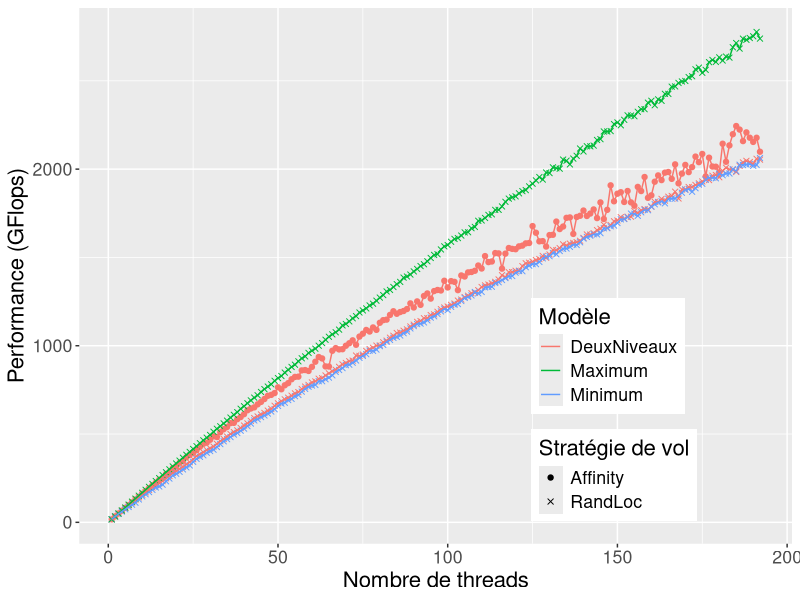
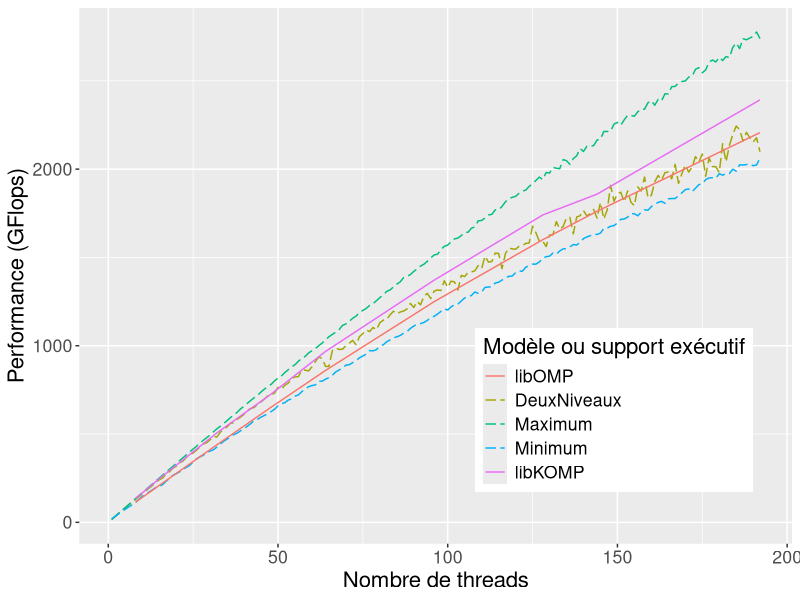
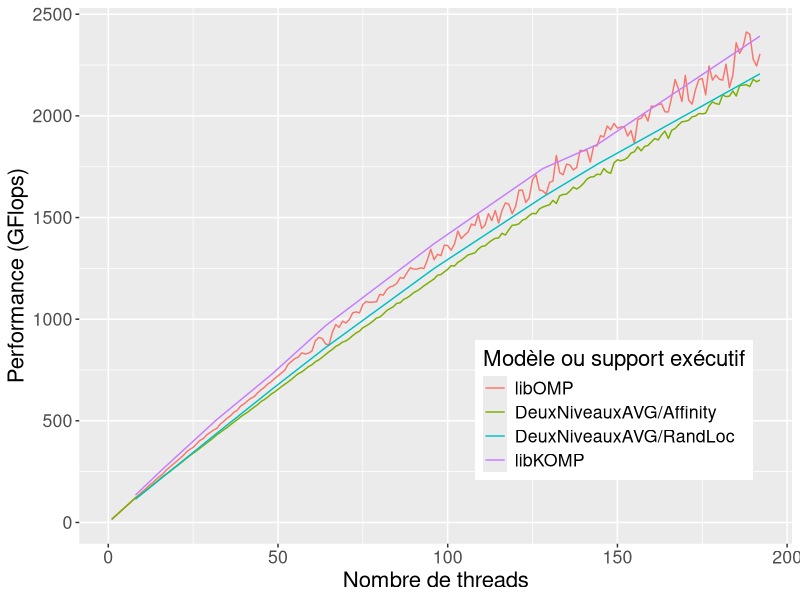
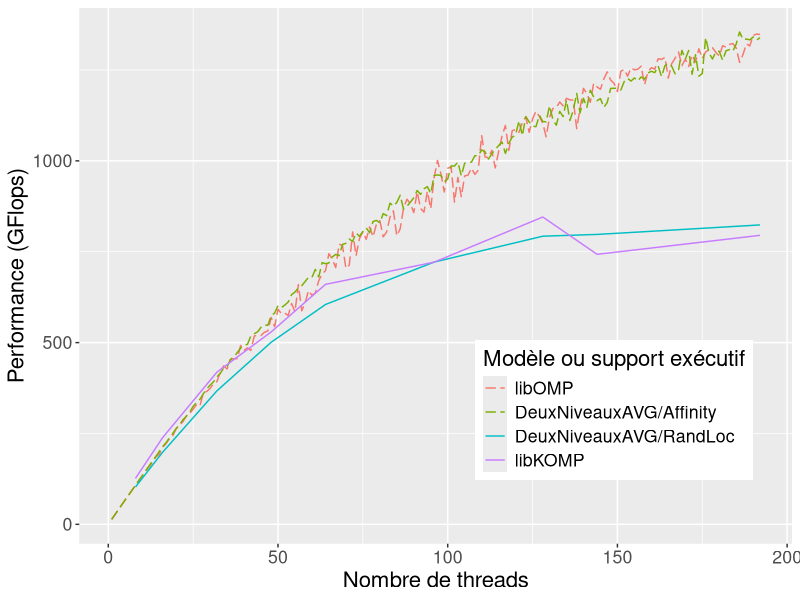
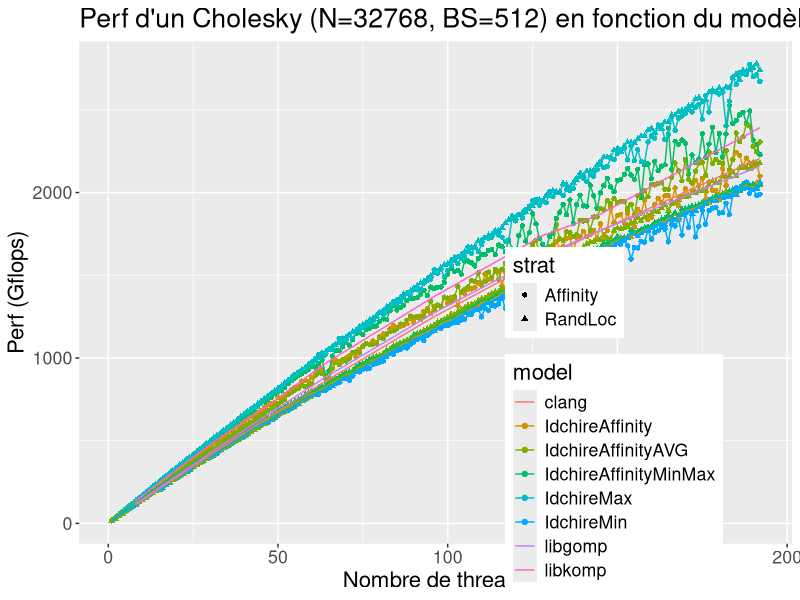
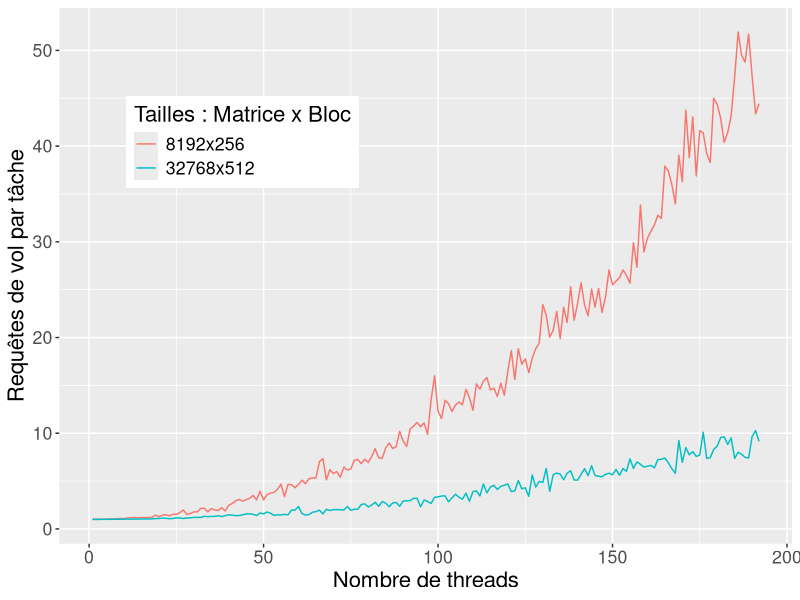

R code for these plots, in order:
library(ggplot2)

df = read.table("./all_data_simulateur.dat", header=TRUE)
df_8k = subset(df, size==8192)
df = subset(df, size==32768)
df_runtime = read.table("../kastors/all_data.dat", header=TRUE)
df_runtime_8k = subset(df_runtime, size == 8192 & blocksize == 256 & program == "dpotrf_taskdep")
df_runtime = subset(df_runtime, size == 32768 & blocksize == 512 & program == "dpotrf_taskdep")

df_steals = read.table("./all_data_steal_count.dat", header=TRUE)

pdf("simu_min_max_affinity_idchire.pdf", width = 10, height=6)

df_simu_min = subset(df, (model == "IdchireMin" & strat == "RandLoc")
                     | (model == "IdchireMax" & strat == "RandLoc")
                     | model == "IdchireAffinity")

myplot = ggplot(df_simu_min, aes(x=threads, y = gflops))
myplot = myplot + geom_point(aes(colour=model, shape=strat, group=interaction(model,strat)))
myplot = myplot + geom_line(aes(colour=model, group=interaction(model, strat)))
myplot = myplot + guides(colour = guide_legend(override.aes = list(shape = NA)))
#myplot = myplot + expand_limits(y=0)
myplot = myplot + theme(legend.position=c(0.75, 0.25), text = element_text(size=16))
myplot = myplot + scale_colour_discrete(name="Modèle", labels=c("DeuxNiveaux", "Maximum", "Minimum"))
myplot = myplot + scale_shape_manual(name="Stratégie de vol", values=c(19, 4))
#myplot = myplot + ggtitle("P d'un Cholesky (N=32768, BS=512) en fonction du modèle et strat.")
myplot = myplot + ylab("Performance (GFlops)")
myplot = myplot + xlab("Nombre de threads")

print(myplot)
dev.off()

pdf("simu_affinity_runtime_idchire.pdf", width = 10, height=6)

df_affinity = subset(df, (model == "IdchireAffinity" & strat == "Affinity")
                     | (model == "IdchireMin" & strat == "RandLoc")
                     | (model == "IdchireMax" & strat == "RandLoc"))

myplot = ggplot(df_affinity, aes(x=threads, y = gflops))
#myplot = myplot + geom_point(aes(colour=model, shape=strat, group=interaction(model,strat)))
myplot = myplot + geom_line(aes(colour=model, group=interaction(model, strat)), linetype = "longdash")
myplot = myplot + geom_line(data=subset(df_runtime, runtime=="clang" | runtime=="libkomp"), aes(colour=runtime))
myplot = myplot + guides(colour = guide_legend(override.aes = list(shape = NA)))
#myplot = myplot + expand_limits(y=0)
myplot = myplot + theme(legend.position=c(0.75, 0.25), text = element_text(size=16))
myplot = myplot + scale_colour_discrete(name="Modèle ou support exécutif", labels=c("libOMP", "DeuxNiveaux", "Maximum", "Minimum", "libKOMP"))
#myplot = myplot + scale_shape_manual(name="Stratégie de vol", values=c(19, 4))
#myplot = myplot + ggtitle("P d'un Cholesky (N=32768, BS=512) en fonction du modèle et strat.")
myplot = myplot + ylab("Performance (GFlops)")
myplot = myplot + xlab("Nombre de threads")

print(myplot)
dev.off()

pdf("simu_affinity_avg_runtime_idchire.pdf", width = 10, height=6)

df_affinity_avg = subset(df, (model == "IdchireAffinityAVG"))

myplot = ggplot(df_affinity_avg, aes(x=threads, y = gflops))
#myplot = myplot + geom_point(aes(colour=model, shape=strat, group=interaction(model,strat)))
myplot = myplot + geom_line(aes(colour=interaction(model, strat), group=interaction(model, strat)))
myplot = myplot + geom_line(data=subset(df_runtime, runtime=="clang" | runtime=="libkomp"), aes(colour=runtime))
#myplot = myplot + geom_ribbon(data=subset(df_runtime, runtime=="clang" | runtime=="libkomp"), aes(colour=runtime, ymin=gflops-(2*std/iterations), ymax=gflops+(2*std/iterations)))
myplot = myplot + guides(colour = guide_legend(override.aes = list(shape = NA)), fill=guide_legend(override.aes=list(linetype=0, shape='')))
#myplot = myplot + expand_limits(y=0)
myplot = myplot + theme(legend.position=c(0.75, 0.25), text = element_text(size=16))
myplot = myplot + scale_colour_discrete(name="Modèle ou support exécutif", labels=c("libOMP", "DeuxNiveauxAVG/Affinity", "DeuxNiveauxAVG/RandLoc", "libKOMP"))
#myplot = myplot + scale_fill_manual(name="")
#myplot = myplot + scale_shape_manual(name="Stratégie de vol", values=c(19, 4))
#myplot = myplot + ggtitle("P d'un Cholesky (N=32768, BS=512) en fonction du modèle et strat.")
myplot = myplot + ylab("Performance (GFlops)")
myplot = myplot + xlab("Nombre de threads")

print(myplot)
dev.off()

pdf("simu_affinity_8k_runtime_idchire.pdf", width = 10, height=6)

#df_affinity_avg = subset(df_8k, (model == "IdchireAffinityAVG" | model == "IdchireMin" | model == "IdchireMax" | model == "IdchireTmp"))
df_affinity_avg = subset(df_8k, (model == "IdchireAffinityAVG" | model == "IdchireMin" | model == "IdchireMax"))

myplot = ggplot(df_affinity_avg, aes(x=threads, y = gflops))
#myplot = myplot + geom_point(aes(colour=model, shape=strat, group=interaction(model,strat)))
myplot = myplot + geom_line(aes(colour=interaction(model, strat), group=interaction(model, strat)), linetype="longdash")
myplot = myplot + geom_line(data=subset(df_runtime_8k, runtime=="clang" | runtime=="libkomp"), aes(colour=runtime))
myplot = myplot + guides(colour = guide_legend(override.aes = list(shape = NA)))
#myplot = myplot + expand_limits(y=0)
myplot = myplot + theme(legend.position=c(0.75, 0.25), text = element_text(size=16))
myplot = myplot + scale_colour_discrete(name="Modèle ou support exécutif", labels=c("libOMP", "DeuxNiveauxAVG/Affinity", "DeuxNiveauxAVG/RandLoc", "libKOMP"))
#myplot = myplot + scale_shape_manual(name="Stratégie de vol", values=c(19, 4))
#myplot = myplot + ggtitle("P d'un Cholesky (N=32768, BS=512) en fonction du modèle et strat.")
myplot = myplot + ylab("Performance (GFlops)")
myplot = myplot + xlab("Nombre de threads")

print(myplot)
dev.off()

pdf("simu_all_models_idchire.pdf", width = 10, height=6)

myplot = ggplot(df, aes(x=threads, y = gflops))
myplot = myplot + geom_point(aes(colour=model, shape=strat, group=interaction(model,strat)))
myplot = myplot + geom_line(aes(colour=model, group=interaction(model, strat)))
myplot = myplot + geom_line(data=df_runtime, aes(colour=runtime))
#myplot = myplot + expand_limits(y=0)
myplot = myplot + theme(legend.position=c(0.75, 0.25), text = element_text(size=16))
myplot = myplot + ggtitle("Perf d'un Cholesky (N=32768, BS=512) en fonction du modèle et strat.")
myplot = myplot + ylab("Perf (Gflops)")
myplot = myplot + xlab("Nombre de threads")

print(myplot)
dev.off()

pdf("simu_steal_visits_idchire.pdf", width = 10, height=6)

df_steals=subset(df_steals, strat=="Affinity")

myplot = ggplot(df_steals, aes(x=threads, y = steals_per_task))
#myplot = myplot + geom_point(aes(colour=factor(size)))
myplot = myplot + geom_line(aes(colour=factor(size)))
#myplot = myplot + geom_line(aes(colour=factor(size), y=visits_per_task/180))
#myplot = myplot + geom_line(data=df_runtime, aes(colour=runtime))
#myplot = myplot + expand_limits(y=0)
myplot = myplot + theme(legend.position=c(0.25, 0.75), text = element_text(size=16))
#myplot = myplot + ggtitle("Visites par tache")
myplot = myplot + scale_colour_discrete(name="Tailles : Matrice x Bloc", labels=c("8192x256", "32768x512"))
myplot = myplot + ylab("Requêtes de vol par tâche")
myplot = myplot + xlab("Nombre de threads")

print(myplot)
dev.off()
